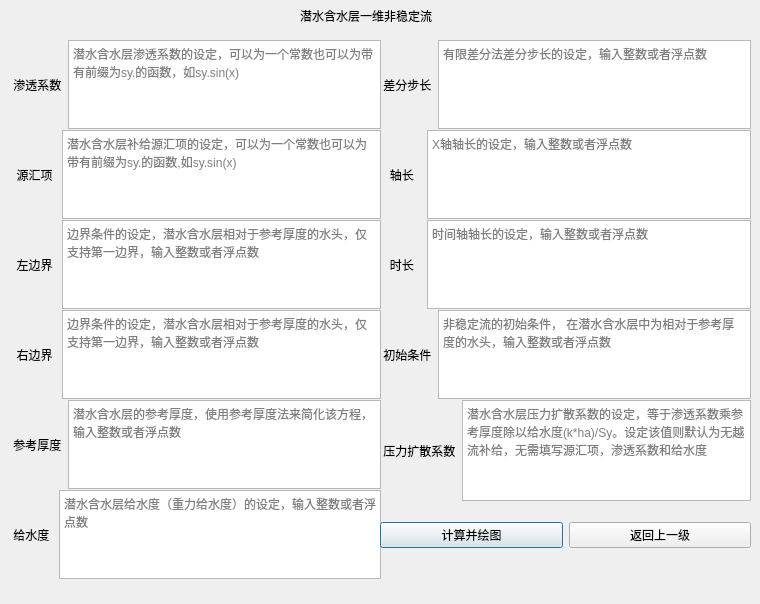
<?xml version="1.0" encoding="UTF-8"?>
<ui version="4.0">
 <class>one_dimension_unconfined_aquifer_unstable_flow</class>
 <widget class="QDialog" name="one_dimension_unconfined_aquifer_unstable_flow">
  <property name="windowModality">
   <enum>Qt::NonModal</enum>
  </property>
  <property name="geometry">
   <rect>
    <x>0</x>
    <y>0</y>
    <width>760</width>
    <height>604</height>
   </rect>
  </property>
  <property name="windowTitle">
   <string>one dimension unconfined aquifer unstable flow</string>
  </property>
  <property name="modal">
   <bool>false</bool>
  </property>
  <widget class="QLabel" name="label">
   <property name="geometry">
    <rect>
     <x>300</x>
     <y>0</y>
     <width>181</width>
     <height>31</height>
    </rect>
   </property>
   <property name="text">
    <string>潜水含水层一维非稳定流</string>
   </property>
  </widget>
  <widget class="QWidget" name="horizontalLayoutWidget">
   <property name="geometry">
    <rect>
     <x>10</x>
     <y>40</y>
     <width>371</width>
     <height>89</height>
    </rect>
   </property>
   <layout class="QHBoxLayout" name="horizontalLayout">
    <item>
     <widget class="QLabel" name="label_2">
      <property name="text">
       <string> 渗透系数</string>
      </property>
     </widget>
    </item>
    <item>
     <widget class="QTextEdit" name="hydraulic_conductivity">
      <property name="placeholderText">
       <string>潜水含水层渗透系数的设定，可以为一个常数也可以为带有前缀为sy.的函数，如sy.sin(x)</string>
      </property>
     </widget>
    </item>
   </layout>
  </widget>
  <widget class="QWidget" name="horizontalLayoutWidget_2">
   <property name="geometry">
    <rect>
     <x>10</x>
     <y>130</y>
     <width>371</width>
     <height>89</height>
    </rect>
   </property>
   <layout class="QHBoxLayout" name="horizontalLayout_2">
    <item>
     <widget class="QLabel" name="label_3">
      <property name="text">
       <string>  源汇项 </string>
      </property>
     </widget>
    </item>
    <item>
     <widget class="QTextEdit" name="leakage_recharge">
      <property name="placeholderText">
       <string>潜水含水层补给源汇项的设定，可以为一个常数也可以为带有前缀为sy.的函数,如sy.sin(x)</string>
      </property>
     </widget>
    </item>
   </layout>
  </widget>
  <widget class="QWidget" name="horizontalLayoutWidget_3">
   <property name="geometry">
    <rect>
     <x>10</x>
     <y>220</y>
     <width>371</width>
     <height>89</height>
    </rect>
   </property>
   <layout class="QHBoxLayout" name="horizontalLayout_3">
    <item>
     <widget class="QLabel" name="label_4">
      <property name="text">
       <string>  左边界 </string>
      </property>
     </widget>
    </item>
    <item>
     <widget class="QTextEdit" name="l_boundary">
      <property name="placeholderText">
       <string>边界条件的设定，潜水含水层相对于参考厚度的水头，仅支持第一边界，输入整数或者浮点数</string>
      </property>
     </widget>
    </item>
   </layout>
  </widget>
  <widget class="QWidget" name="horizontalLayoutWidget_4">
   <property name="geometry">
    <rect>
     <x>10</x>
     <y>310</y>
     <width>371</width>
     <height>89</height>
    </rect>
   </property>
   <layout class="QHBoxLayout" name="horizontalLayout_4">
    <item>
     <widget class="QLabel" name="label_5">
      <property name="text">
       <string>  右边界 </string>
      </property>
     </widget>
    </item>
    <item>
     <widget class="QTextEdit" name="r_boundary">
      <property name="placeholderText">
       <string>边界条件的设定，潜水含水层相对于参考厚度的水头，仅支持第一边界，输入整数或者浮点数</string>
      </property>
     </widget>
    </item>
   </layout>
  </widget>
  <widget class="QWidget" name="horizontalLayoutWidget_5">
   <property name="geometry">
    <rect>
     <x>380</x>
     <y>40</y>
     <width>371</width>
     <height>89</height>
    </rect>
   </property>
   <layout class="QHBoxLayout" name="horizontalLayout_5">
    <item>
     <widget class="QLabel" name="label_6">
      <property name="text">
       <string> 差分步长</string>
      </property>
     </widget>
    </item>
    <item>
     <widget class="QTextEdit" name="step_length">
      <property name="placeholderText">
       <string>有限差分法差分步长的设定，输入整数或者浮点数</string>
      </property>
     </widget>
    </item>
   </layout>
  </widget>
  <widget class="QWidget" name="horizontalLayoutWidget_6">
   <property name="geometry">
    <rect>
     <x>380</x>
     <y>130</y>
     <width>371</width>
     <height>89</height>
    </rect>
   </property>
   <layout class="QHBoxLayout" name="horizontalLayout_6">
    <item>
     <widget class="QLabel" name="label_7">
      <property name="text">
       <string>   轴长  </string>
      </property>
     </widget>
    </item>
    <item>
     <widget class="QTextEdit" name="x_length">
      <property name="placeholderText">
       <string>X轴轴长的设定，输入整数或者浮点数</string>
      </property>
     </widget>
    </item>
   </layout>
  </widget>
  <widget class="QWidget" name="horizontalLayoutWidget_7">
   <property name="geometry">
    <rect>
     <x>10</x>
     <y>400</y>
     <width>371</width>
     <height>89</height>
    </rect>
   </property>
   <layout class="QHBoxLayout" name="horizontalLayout_7">
    <item>
     <widget class="QLabel" name="label_8">
      <property name="text">
       <string> 参考厚度</string>
      </property>
     </widget>
    </item>
    <item>
     <widget class="QTextEdit" name="reference_thickness">
      <property name="placeholderText">
       <string>潜水含水层的参考厚度，使用参考厚度法来简化该方程，输入整数或者浮点数</string>
      </property>
     </widget>
    </item>
   </layout>
  </widget>
  <widget class="QWidget" name="horizontalLayoutWidget_8">
   <property name="geometry">
    <rect>
     <x>380</x>
     <y>310</y>
     <width>371</width>
     <height>89</height>
    </rect>
   </property>
   <layout class="QHBoxLayout" name="horizontalLayout_8">
    <item>
     <widget class="QLabel" name="label_9">
      <property name="text">
       <string> 初始条件</string>
      </property>
     </widget>
    </item>
    <item>
     <widget class="QTextEdit" name="initial_condition">
      <property name="placeholderText">
       <string>非稳定流的初始条件， 在潜水含水层中为相对于参考厚度的水头，输入整数或者浮点数</string>
      </property>
     </widget>
    </item>
   </layout>
  </widget>
  <widget class="QWidget" name="horizontalLayoutWidget_9">
   <property name="geometry">
    <rect>
     <x>380</x>
     <y>220</y>
     <width>371</width>
     <height>89</height>
    </rect>
   </property>
   <layout class="QHBoxLayout" name="horizontalLayout_9">
    <item>
     <widget class="QLabel" name="label_10">
      <property name="text">
       <string>   时长  </string>
      </property>
     </widget>
    </item>
    <item>
     <widget class="QTextEdit" name="t_length">
      <property name="placeholderText">
       <string>时间轴轴长的设定，输入整数或者浮点数</string>
      </property>
     </widget>
    </item>
   </layout>
  </widget>
  <widget class="QWidget" name="horizontalLayoutWidget_11">
   <property name="geometry">
    <rect>
     <x>380</x>
     <y>400</y>
     <width>371</width>
     <height>101</height>
    </rect>
   </property>
   <layout class="QHBoxLayout" name="horizontalLayout_11">
    <item>
     <widget class="QLabel" name="label_12">
      <property name="text">
       <string> 压力扩散系数</string>
      </property>
     </widget>
    </item>
    <item>
     <widget class="QTextEdit" name="pressure_diffusion_coefficient">
      <property name="placeholderText">
       <string>潜水含水层压力扩散系数的设定，等于渗透系数乘参考厚度除以给水度(k*ha)/Sy。设定该值则默认为无越流补给，无需填写源汇项，渗透系数和给水度</string>
      </property>
     </widget>
    </item>
   </layout>
  </widget>
  <widget class="QWidget" name="horizontalLayoutWidget_12">
   <property name="geometry">
    <rect>
     <x>10</x>
     <y>490</y>
     <width>371</width>
     <height>89</height>
    </rect>
   </property>
   <layout class="QHBoxLayout" name="horizontalLayout_12">
    <item>
     <widget class="QLabel" name="label_13">
      <property name="text">
       <string> 给水度 </string>
      </property>
     </widget>
    </item>
    <item>
     <widget class="QTextEdit" name="storativity_2">
      <property name="placeholderText">
       <string>潜水含水层给水度（重力给水度）的设定，输入整数或者浮点数</string>
      </property>
     </widget>
    </item>
   </layout>
  </widget>
  <widget class="QWidget" name="horizontalLayoutWidget_10">
   <property name="geometry">
    <rect>
     <x>380</x>
     <y>500</y>
     <width>371</width>
     <height>71</height>
    </rect>
   </property>
   <layout class="QHBoxLayout" name="horizontalLayout_10">
    <item>
     <widget class="QPushButton" name="draw">
      <property name="text">
       <string>计算并绘图</string>
      </property>
     </widget>
    </item>
    <item>
     <widget class="QPushButton" name="back">
      <property name="text">
       <string>返回上一级</string>
      </property>
     </widget>
    </item>
   </layout>
  </widget>
 </widget>
 <resources/>
 <connections/>
</ui>
